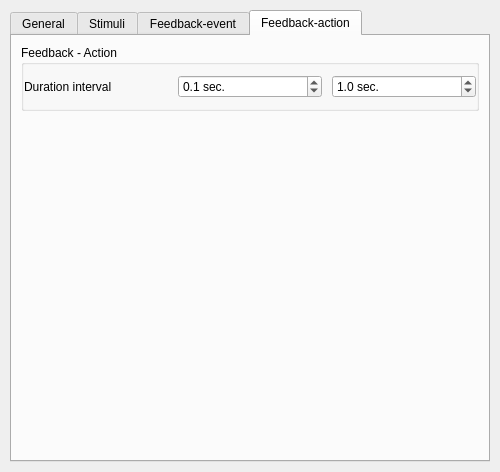
<?xml version="1.0" encoding="UTF-8"?>
<ui version="4.0">
 <class>CTConfToyStick</class>
 <widget class="QWidget" name="CTConfToyStick">
  <property name="geometry">
   <rect>
    <x>0</x>
    <y>0</y>
    <width>500</width>
    <height>472</height>
   </rect>
  </property>
  <property name="sizePolicy">
   <sizepolicy hsizetype="MinimumExpanding" vsizetype="Preferred">
    <horstretch>0</horstretch>
    <verstretch>0</verstretch>
   </sizepolicy>
  </property>
  <property name="minimumSize">
   <size>
    <width>500</width>
    <height>0</height>
   </size>
  </property>
  <property name="windowTitle">
   <string/>
  </property>
  <layout class="QVBoxLayout" name="qvb_main_layout">
   <property name="spacing">
    <number>20</number>
   </property>
   <property name="margin">
    <number>10</number>
   </property>
   <item>
    <widget class="QTabWidget" name="tabWidget">
     <property name="enabled">
      <bool>true</bool>
     </property>
     <property name="currentIndex">
      <number>3</number>
     </property>
     <widget class="QWidget" name="tabGeneral">
      <attribute name="title">
       <string>General</string>
      </attribute>
      <layout class="QVBoxLayout" name="verticalLayout">
       <item>
        <widget class="QGroupBox" name="qgb_comment">
         <property name="title">
          <string>Comment</string>
         </property>
         <property name="flat">
          <bool>true</bool>
         </property>
         <layout class="QGridLayout" name="qgl_comment_layout">
          <property name="leftMargin">
           <number>0</number>
          </property>
          <property name="topMargin">
           <number>10</number>
          </property>
          <property name="rightMargin">
           <number>0</number>
          </property>
          <property name="bottomMargin">
           <number>10</number>
          </property>
          <property name="horizontalSpacing">
           <number>10</number>
          </property>
          <property name="verticalSpacing">
           <number>5</number>
          </property>
          <item row="0" column="0">
           <widget class="QPlainTextEdit" name="qte_comment">
            <property name="sizePolicy">
             <sizepolicy hsizetype="Expanding" vsizetype="Fixed">
              <horstretch>0</horstretch>
              <verstretch>0</verstretch>
             </sizepolicy>
            </property>
            <property name="minimumSize">
             <size>
              <width>0</width>
              <height>50</height>
             </size>
            </property>
            <property name="maximumSize">
             <size>
              <width>16777215</width>
              <height>50</height>
             </size>
            </property>
            <property name="horizontalScrollBarPolicy">
             <enum>Qt::ScrollBarAlwaysOff</enum>
            </property>
           </widget>
          </item>
         </layout>
        </widget>
       </item>
       <item>
        <widget class="QGroupBox" name="qgb_runtime">
         <property name="title">
          <string>Runtime</string>
         </property>
         <property name="flat">
          <bool>true</bool>
         </property>
         <layout class="QGridLayout" name="qgl_runtime_layout">
          <property name="leftMargin">
           <number>0</number>
          </property>
          <property name="topMargin">
           <number>10</number>
          </property>
          <property name="rightMargin">
           <number>0</number>
          </property>
          <property name="bottomMargin">
           <number>10</number>
          </property>
          <property name="horizontalSpacing">
           <number>10</number>
          </property>
          <property name="verticalSpacing">
           <number>5</number>
          </property>
          <item row="0" column="0">
           <widget class="QLabel" name="qlb_block_duration">
            <property name="text">
             <string>Block duration</string>
            </property>
           </widget>
          </item>
          <item row="0" column="1">
           <widget class="CTDoubleSpinBox" name="qsb_block_duration">
            <property name="readOnly">
             <bool>true</bool>
            </property>
            <property name="buttonSymbols">
             <enum>QAbstractSpinBox::NoButtons</enum>
            </property>
            <property name="suffix">
             <string> sec.</string>
            </property>
            <property name="decimals">
             <number>1</number>
            </property>
            <property name="minimum">
             <double>0.000000000000000</double>
            </property>
            <property name="maximum">
             <double>300.000000000000000</double>
            </property>
            <property name="singleStep">
             <double>0.100000000000000</double>
            </property>
            <property name="value">
             <double>0.000000000000000</double>
            </property>
           </widget>
          </item>
          <item row="0" column="3">
           <widget class="CTSpinBox" name="qsb_block_repetitions">
            <property name="suffix">
             <string> x</string>
            </property>
            <property name="minimum">
             <number>1</number>
            </property>
            <property name="maximum">
             <number>100</number>
            </property>
           </widget>
          </item>
          <item row="0" column="2">
           <widget class="QLabel" name="qlb_block_repetitions">
            <property name="text">
             <string>Block repetitions</string>
            </property>
           </widget>
          </item>
          <item row="1" column="0">
           <widget class="QLabel" name="qlb_pause">
            <property name="text">
             <string>Pause</string>
            </property>
           </widget>
          </item>
          <item row="1" column="1">
           <widget class="CTDoubleSpinBox" name="qsb_pause">
            <property name="suffix">
             <string> sec.</string>
            </property>
            <property name="decimals">
             <number>1</number>
            </property>
            <property name="singleStep">
             <double>0.100000000000000</double>
            </property>
           </widget>
          </item>
         </layout>
        </widget>
       </item>
       <item>
        <widget class="QGroupBox" name="groupBox">
         <property name="enabled">
          <bool>false</bool>
         </property>
         <property name="title">
          <string>Position of the toy in the system</string>
         </property>
         <layout class="QGridLayout" name="gridLayout_3" columnstretch="1,0,1">
          <item row="1" column="0">
           <widget class="QRadioButton" name="qrb_block_position_left">
            <property name="text">
             <string>Left wall</string>
            </property>
           </widget>
          </item>
          <item row="0" column="1">
           <widget class="QLabel" name="qlb_block_position_arch">
            <property name="text">
             <string>on position</string>
            </property>
           </widget>
          </item>
          <item row="0" column="0">
           <widget class="QRadioButton" name="qrb_block_position_arch">
            <property name="text">
             <string>Arch</string>
            </property>
           </widget>
          </item>
          <item row="2" column="0">
           <widget class="QRadioButton" name="qrb_block_position_right">
            <property name="text">
             <string>Right wall</string>
            </property>
           </widget>
          </item>
          <item row="0" column="2">
           <widget class="QComboBox" name="qcb_block_position_arch">
            <item>
             <property name="text">
              <string>Any</string>
             </property>
            </item>
            <item>
             <property name="text">
              <string>#1</string>
             </property>
            </item>
            <item>
             <property name="text">
              <string>#2</string>
             </property>
            </item>
            <item>
             <property name="text">
              <string>#3</string>
             </property>
            </item>
           </widget>
          </item>
          <item row="1" column="1">
           <widget class="QLabel" name="qlb_block_position_left">
            <property name="text">
             <string>on position</string>
            </property>
           </widget>
          </item>
          <item row="1" column="2">
           <widget class="QComboBox" name="qcb_block_position_left">
            <item>
             <property name="text">
              <string>Any</string>
             </property>
            </item>
            <item>
             <property name="text">
              <string>#1</string>
             </property>
            </item>
            <item>
             <property name="text">
              <string>#2</string>
             </property>
            </item>
            <item>
             <property name="text">
              <string>#3</string>
             </property>
            </item>
           </widget>
          </item>
          <item row="2" column="1">
           <widget class="QLabel" name="qlb_block_position_right">
            <property name="text">
             <string>on position</string>
            </property>
           </widget>
          </item>
          <item row="2" column="2">
           <widget class="QComboBox" name="qcb_block_position_right">
            <item>
             <property name="text">
              <string>Any</string>
             </property>
            </item>
            <item>
             <property name="text">
              <string>#1</string>
             </property>
            </item>
            <item>
             <property name="text">
              <string>#2</string>
             </property>
            </item>
            <item>
             <property name="text">
              <string>#3</string>
             </property>
            </item>
           </widget>
          </item>
         </layout>
        </widget>
       </item>
       <item>
        <spacer name="verticalSpacer">
         <property name="orientation">
          <enum>Qt::Vertical</enum>
         </property>
         <property name="sizeHint" stdset="0">
          <size>
           <width>20</width>
           <height>40</height>
          </size>
         </property>
        </spacer>
       </item>
      </layout>
     </widget>
     <widget class="QWidget" name="tabStimuli">
      <attribute name="title">
       <string>Stimuli</string>
      </attribute>
      <layout class="QVBoxLayout" name="verticalLayout_2">
       <item>
        <widget class="QGroupBox" name="qgb_stimuli">
         <property name="title">
          <string>Stimuli</string>
         </property>
         <property name="flat">
          <bool>true</bool>
         </property>
         <layout class="QVBoxLayout" name="qvb_stimuli_layout">
          <property name="spacing">
           <number>10</number>
          </property>
          <property name="leftMargin">
           <number>0</number>
          </property>
          <property name="topMargin">
           <number>10</number>
          </property>
          <property name="rightMargin">
           <number>0</number>
          </property>
          <property name="bottomMargin">
           <number>10</number>
          </property>
         </layout>
        </widget>
       </item>
       <item>
        <spacer name="verticalSpacer_2">
         <property name="orientation">
          <enum>Qt::Vertical</enum>
         </property>
         <property name="sizeHint" stdset="0">
          <size>
           <width>20</width>
           <height>40</height>
          </size>
         </property>
        </spacer>
       </item>
      </layout>
      <zorder>qgb_stimuli</zorder>
      <zorder>verticalSpacer_2</zorder>
     </widget>
     <widget class="QWidget" name="tabFeedbackEvent">
      <attribute name="title">
       <string>Feedback-event</string>
      </attribute>
      <layout class="QVBoxLayout" name="verticalLayout_3">
       <item>
        <widget class="QGroupBox" name="qgb_events">
         <property name="title">
          <string>Feedback - Event/Condition</string>
         </property>
         <property name="flat">
          <bool>true</bool>
         </property>
         <layout class="QGridLayout" name="gridLayout_2">
          <item row="2" column="1" colspan="2">
           <widget class="QLabel" name="qlb_pressure">
            <property name="text">
             <string>If pressure exceeds</string>
            </property>
           </widget>
          </item>
          <item row="4" column="3">
           <widget class="QComboBox" name="qcb_body">
            <property name="enabled">
             <bool>false</bool>
            </property>
            <item>
             <property name="text">
              <string>right to left</string>
             </property>
            </item>
            <item>
             <property name="text">
              <string>left to right</string>
             </property>
            </item>
           </widget>
          </item>
          <item row="5" column="0">
           <widget class="QRadioButton" name="qrb_head_event">
            <property name="text">
             <string>Head</string>
            </property>
           </widget>
          </item>
          <item row="3" column="4">
           <widget class="QLabel" name="qlb_position_add">
            <property name="text">
             <string>position</string>
            </property>
           </widget>
          </item>
          <item row="5" column="1">
           <widget class="QLabel" name="qlb_head">
            <property name="text">
             <string>If head moves</string>
            </property>
           </widget>
          </item>
          <item row="3" column="1" colspan="2">
           <widget class="QLabel" name="qlb_position">
            <property name="text">
             <string>If infant reaches</string>
            </property>
           </widget>
          </item>
          <item row="3" column="3">
           <widget class="QComboBox" name="qcb_position">
            <property name="enabled">
             <bool>false</bool>
            </property>
           </widget>
          </item>
          <item row="3" column="0">
           <widget class="QRadioButton" name="qrb_position_event">
            <property name="text">
             <string>Position</string>
            </property>
           </widget>
          </item>
          <item row="1" column="0">
           <spacer name="qv_spacer">
            <property name="orientation">
             <enum>Qt::Vertical</enum>
            </property>
            <property name="sizeType">
             <enum>QSizePolicy::Fixed</enum>
            </property>
            <property name="sizeHint" stdset="0">
             <size>
              <width>5</width>
              <height>10</height>
             </size>
            </property>
           </spacer>
          </item>
          <item row="4" column="0">
           <widget class="QRadioButton" name="qrb_body_event">
            <property name="text">
             <string>Body</string>
            </property>
           </widget>
          </item>
          <item row="4" column="1">
           <widget class="QLabel" name="qlb_body">
            <property name="text">
             <string>If body moves</string>
            </property>
           </widget>
          </item>
          <item row="2" column="0">
           <widget class="QRadioButton" name="qrb_pressure_event">
            <property name="text">
             <string>Pressure</string>
            </property>
           </widget>
          </item>
          <item row="0" column="0" colspan="2">
           <widget class="QRadioButton" name="qrb_null_event">
            <property name="text">
             <string>Do not process feedback</string>
            </property>
            <property name="checked">
             <bool>true</bool>
            </property>
           </widget>
          </item>
          <item row="2" column="3">
           <widget class="CTDoubleSpinBox" name="qsb_pressure">
            <property name="enabled">
             <bool>false</bool>
            </property>
            <property name="suffix">
             <string> Pa.</string>
            </property>
            <property name="decimals">
             <number>1</number>
            </property>
            <property name="singleStep">
             <double>0.100000000000000</double>
            </property>
           </widget>
          </item>
          <item row="5" column="3">
           <widget class="QComboBox" name="qcb_head">
            <property name="enabled">
             <bool>false</bool>
            </property>
            <item>
             <property name="text">
              <string>right to left</string>
             </property>
            </item>
            <item>
             <property name="text">
              <string>left to right</string>
             </property>
            </item>
           </widget>
          </item>
         </layout>
        </widget>
       </item>
       <item>
        <spacer name="verticalSpacer_3">
         <property name="orientation">
          <enum>Qt::Vertical</enum>
         </property>
         <property name="sizeHint" stdset="0">
          <size>
           <width>20</width>
           <height>40</height>
          </size>
         </property>
        </spacer>
       </item>
      </layout>
     </widget>
     <widget class="QWidget" name="tabFeedbackAction">
      <attribute name="title">
       <string>Feedback-action</string>
      </attribute>
      <layout class="QVBoxLayout" name="verticalLayout_4">
       <item>
        <widget class="QGroupBox" name="qgb_actions">
         <property name="title">
          <string>Feedback - Action</string>
         </property>
         <property name="flat">
          <bool>true</bool>
         </property>
         <layout class="QVBoxLayout" name="qvb_actions_layout">
          <property name="spacing">
           <number>10</number>
          </property>
          <property name="leftMargin">
           <number>0</number>
          </property>
          <property name="topMargin">
           <number>10</number>
          </property>
          <property name="rightMargin">
           <number>0</number>
          </property>
          <property name="bottomMargin">
           <number>10</number>
          </property>
          <item>
           <layout class="QGridLayout" name="gridLayout">
            <item row="0" column="1">
             <widget class="CTDoubleSpinBox" name="qsb_duration_min">
              <property name="enabled">
               <bool>true</bool>
              </property>
              <property name="suffix">
               <string> sec.</string>
              </property>
              <property name="decimals">
               <number>1</number>
              </property>
              <property name="maximum">
               <double>1.000000000000000</double>
              </property>
              <property name="singleStep">
               <double>0.100000000000000</double>
              </property>
              <property name="value">
               <double>0.100000000000000</double>
              </property>
             </widget>
            </item>
            <item row="0" column="0">
             <widget class="QLabel" name="label">
              <property name="text">
               <string>Duration interval</string>
              </property>
             </widget>
            </item>
            <item row="0" column="2">
             <widget class="CTDoubleSpinBox" name="qsb_duration_max">
              <property name="enabled">
               <bool>true</bool>
              </property>
              <property name="suffix">
               <string> sec.</string>
              </property>
              <property name="decimals">
               <number>1</number>
              </property>
              <property name="singleStep">
               <double>0.100000000000000</double>
              </property>
              <property name="value">
               <double>1.000000000000000</double>
              </property>
             </widget>
            </item>
           </layout>
          </item>
         </layout>
        </widget>
       </item>
       <item>
        <spacer name="verticalSpacer_4">
         <property name="orientation">
          <enum>Qt::Vertical</enum>
         </property>
         <property name="sizeHint" stdset="0">
          <size>
           <width>20</width>
           <height>40</height>
          </size>
         </property>
        </spacer>
       </item>
      </layout>
     </widget>
    </widget>
   </item>
  </layout>
 </widget>
 <customwidgets>
  <customwidget>
   <class>CTSpinBox</class>
   <extends>QSpinBox</extends>
   <header>Scenario_Designer/ct_customwidgets.h</header>
  </customwidget>
  <customwidget>
   <class>CTDoubleSpinBox</class>
   <extends>QDoubleSpinBox</extends>
   <header location="global">Scenario_Designer/ct_customwidgets.h</header>
  </customwidget>
 </customwidgets>
 <resources/>
 <connections/>
</ui>
